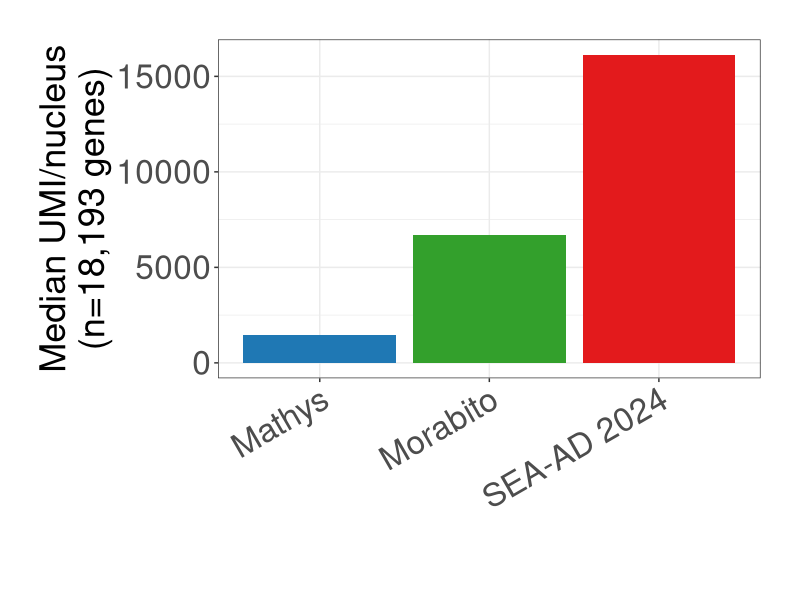

Source code (R):
# Graph median UMI per nucleus for Mathys, Morabito, SEAAD2024
# - after subsetting to genes in bulk megaset (~18k genes)

library(ggplot2)
library(RColorBrewer)

brewer_colors <- brewer.pal(6,"Paired")[c(2,4,6)]

umidat <- data.frame("Dataset"=c("Mathys", "Morabito", "SEA-AD 2024"),
                     "median"=c(1474, 6669, 16131))

p <- ggplot(umidat, aes(x=Dataset, y=median)) +
  theme_bw() +
  geom_bar(aes(fill=Dataset),stat="identity") +
  scale_fill_manual(values=brewer_colors) +
  theme(text=element_text(size=30),
        axis.text.x=element_text(angle=30, hjust=1,vjust=1),
        axis.title.y=element_text(size=26),
        plot.margin=margin(1,1,1,1,"cm"),
        legend.position="none") +
  labs(x="", y="Median UMI/nucleus\n(n=18,193 genes)")

ggsave(p,file=file.path(Sys.getenv("EXTFIG_DIR", "/home/gugene/figures"), "figure_AD/median_umi_per_nuc_comparison.png"), width=6)
